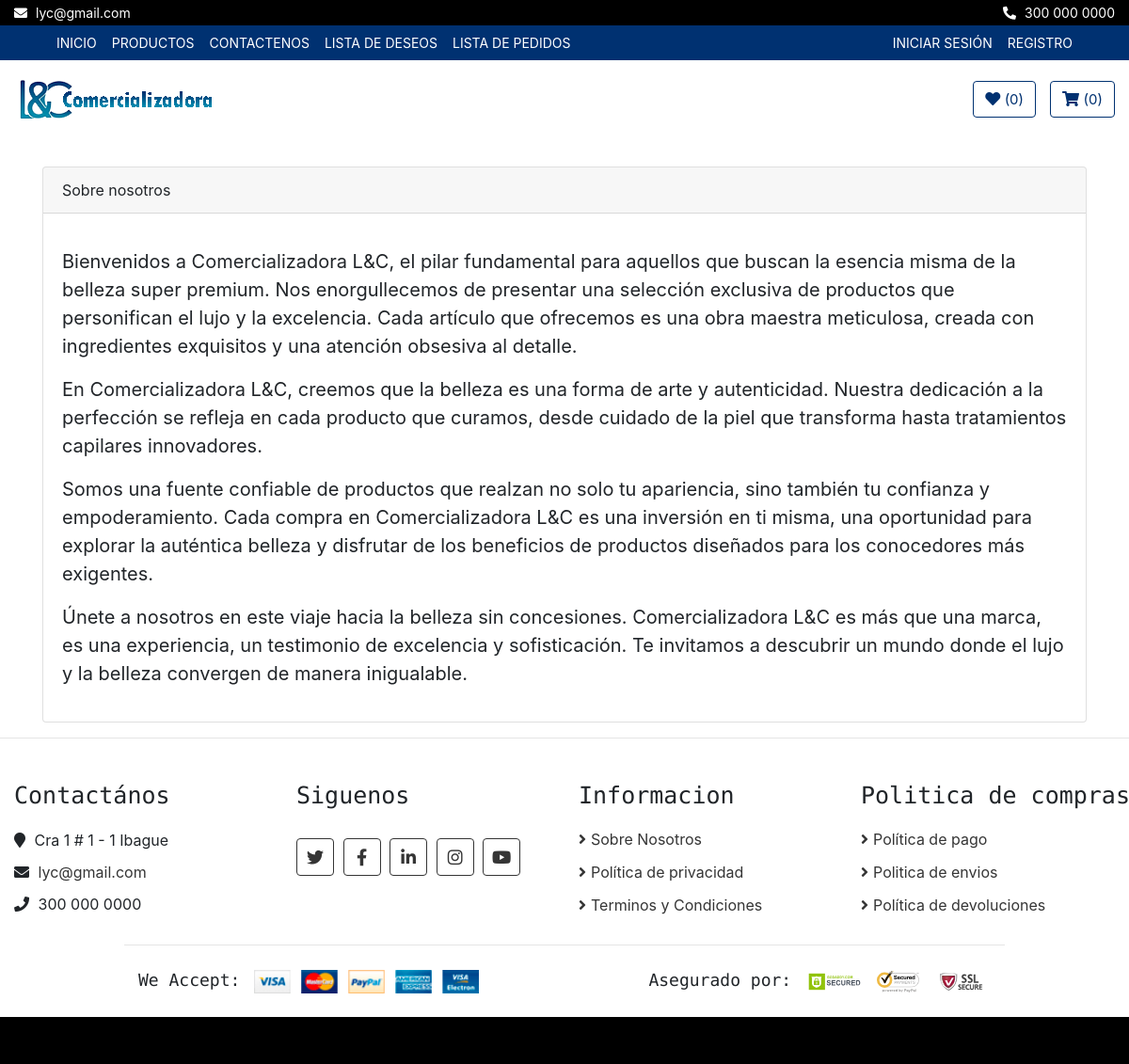
/politicas/sobre-nosotros/, run on the app's committed database.
### politicas/models.py (models this page shows, shortened)
class CorreoEmpresa(models.Model):
    direccion = models.CharField(max_length=100)
    correo = models.EmailField(unique=True)
    telefono = models.CharField(max_length=20)

class Acercade(models.Model):
    titulo = models.CharField(max_length=50)
    contenido = RichTextField()

### politicas/views.py (the view)
# urls.py: path('sobre-nosotros/', views.aboutme, name='sobre-nosotros'),
def aboutme(request):
    sobrenosotros = Acercade.objects.all()
    context = {'sobrenosotros': sobrenosotros}
    return render(request, 'politicas/sobre_nosotros.html', context)

### core/context_processors.py (called while the page is built)
def correo_empresa(request):
    correo_empresa = CorreoEmpresa.objects.first()
    return {'correo_empresa': correo_empresa}

### politicas/templates/politicas/sobre_nosotros.html (shortened to what this page needs)
{% extends 'core/base.html' %}
{% load static %}
{% block content %}
    <div class="container">
        <div class="card">
            {% for sobrenosotro in sobrenosotros %}
                <div class="card-header">{{ sobrenosotro.titulo }}</div>
                <div class="card-body">
                    <blockquote class="blockquote mb-0">
                        <p>{{ sobrenosotro.contenido | safe }}</p>
                    </blockquote>
                </div>
            {% endfor %}
        </div>
    </div>
{% endblock %}

### core/templates/core/base.html (shortened to what this page needs)
<!DOCTYPE html>
<html lang="es">
<head>
  {% load static %}
  <link rel="stylesheet" href="https://cdnjs.cloudflare.com/ajax/libs/font-awesome/5.15.3/css/all.min.css">
  <link href="https://stackpath.bootstrapcdn.com/bootstrap/4.4.1/css/bootstrap.min.css" rel="stylesheet" />
  <link href="https://cdnjs.cloudflare.com/ajax/libs/font-awesome/5.10.0/css/all.min.css" rel="stylesheet" />
  <link href="{% static 'core/css/mainstyle.css' %}" rel="stylesheet" />
  <link rel="stylesheet" href="{% static 'lib/slick/slick.css' %}" type="text/css">
  <link rel="stylesheet" href="{% static 'lib/slick/slick-theme.css' %}" type="text/css">
<link href="https://stackpath.bootstrapcdn.com/bootstrap/4.5.2/css/bootstrap.min.css" rel="stylesheet">
</head>
  <body>
    <div class="top-bar">
      <div class="container-fluid">
        <div class="row">
          <div class="col-sm-6">
            <i class="fa fa-envelope"></i>
            {{ correo_empresa.correo }}
          </div>
          <div class="col-sm-6">
            <i class="fa fa-phone-alt"></i>
            {{ correo_empresa.telefono }}
          </div>
        </div>
      </div>
    </div>
    <div class="nav">
      <div class="container-fluid">
        <nav class="navbar navbar-expand-md bg-dark navbar-dark">
          <div class="collapse navbar-collapse justify-content-between" id="navbarCollapse">
            <div class="navbar-nav mr-auto">
              <a href="{% url 'home' %}" class="nav-item nav-link">Inicio</a>
              <a href="{% url 'product_list' %}" class="nav-item nav-link">Productos</a>
              <a href="{% url 'contact' %}" class="nav-item nav-link">Contactenos</a>
              <a href="{% url 'wishlist' %}" class="nav-item nav-link">Lista de Deseos</a>
              <a href="{% url 'pedidos_view' %}" class="nav-item nav-link">Lista de Pedidos</a>
            </div>
            <div class="navbar-nav ml-auto">
              {% if not request.user.is_authenticated %}
                <li class="nav-item">
                  <a class="nav-link" href="{% url 'login' %}">Iniciar sesión</a>
                </li>
                <li class="nav-item">
                  <a class="nav-link" href="{% url 'signup' %}">Registro</a>
                </li>
              {% endif %}
            </div>
          </div>
        </nav>
      </div>
    </div>
    <header class="masthead">
      <div class="bottom-bar">
        <div class="container-fluid">
          <div class="row align-items-center">
            <div class="col-md-9">
              <div class="logo">
                <a href="{% url 'home' %}">
                  <img src="/static/core/img/logo.png" alt="Logo" />
                </a>
              </div>
            </div>
            <div class="col-md-3">
              <div class="user">
                  {% if user.is_authenticated %}
                  <a href="{% url 'wishlist' %}" class="btn wishlist">
                      <i class="fa fa-heart"></i>
                      <span>({{ request.session.wishlist|length }})</span>
                  </a>
                  <a href="{% url 'cart' %}" class="btn cart" id="cart">
                      <i class="fa fa-shopping-cart"></i>
                      <span>({{ request.session.cart|length }})</span>
                  </a>
                  {% else %}
                  <a href="{% url 'login' %}" class="btn wishlist" id="wishlist">
                      <i class="fa fa-heart"></i>
                      <span>({{ request.session.wishlist|length }})</span>
                  </a>
                  <a href="{% url 'login' %}" class="btn cart">
                      <i class="fa fa-shopping-cart"></i>
                      <span>({{ request.session.cart|length }})</span>
                  </a>
                  {% endif %}
              </div>
          </div>
          </div>
        </div>
      </div>
    </header>
    {% block content%}
    {% endblock%}
    {% if request.path != "/" %}
    <hr />
    {% endif %}
    <div class="footer_container">
      <div class="footer">
        <div class="container-fluid">
          <div class="row">
            <div class="col-lg-3 col-md-6">
              <div class="footer-widget">
                <h2>Contactános</h2>
                <div class="contact-info">
                  <p>
                    <i class="fa fa-map-marker"></i> {{ correo_empresa.direccion }}
                  </p>
                  <p>
                    <i class="fa fa-envelope"></i>
                    <a href="mailto:{{ correo_empresa.correo }}" target="_blank"
                      style="color: #353535; text-decoration: none;">{{ correo_empresa.correo }}</a>
                  </p>
                  <p><i class="fa fa-phone"></i> {{ correo_empresa.telefono }}</p>
                </div>
              </div>
            </div>
            <div class="col-lg-3 col-md-6">
              <div class="footer-widget">
                <h2>Siguenos</h2>
                <div class="contact-info">
                  <div class="social">
                    <a href="https://twitter.com/" target="_blank"><i class="fab fa-twitter"></i></a>
                    <a href="https://www.facebook.com/" target="_blank"><i class="fab fa-facebook-f"></i></a>
                    <a href="https://www.linkedin.com/" target="_blank"><i class="fab fa-linkedin-in"></i></a>
                    <a href="https://www.instagram.com/" target="_blank"><i class="fab fa-instagram"></i></a>
                    <a href="https://youtu.be/E_xaxzYjc7I" target="_blank"><i class="fab fa-youtube"></i></a>
                  </div>
                </div>
              </div>
            </div>
            <div class="col-lg-3 col-md-6">
              <div class="footer-widget">
                <h2>Informacion</h2>
                <ul>
                  <li><a href="{% url 'sobre-nosotros' %}">Sobre Nosotros</a></li>
                  <li><a href="{% url 'politica-privacidad' %}">Política de privacidad</a></li>
                  <li><a href="{% url 'terminos-condiciones' %}">Terminos y Condiciones</a></li>
                </ul>
              </div>
            </div>
            <div class="col-lg-3 col-md-6">
              <div class="footer-widget">
                <h2>Politica de compras</h2>
                <ul>
                  <li><a href="{% url 'politica-pagos' %}">Política de pago</a></li>
                  <li><a href="{% url 'politica-envios' %}">Politica de envios</a></li>
                  <li><a href="{% url 'politica-devoluciones' %}">Política de devoluciones</a></li>
                </ul>
              </div>
            </div>
          </div>
          <div class="row payment align-items-center">
            <div class="col-md-6">
              <div class="payment-method">
                <h2>We Accept:</h2>
                <img src="{% static 'core/img/payment-method.png' %}" alt="Payment Method" />
              </div>
            </div>
            <div class="col-md-6">
              <div class="payment-security">
                <h2>Asegurado por:</h2>
                <img src="{% static 'core/img/godaddy.svg' %}" alt="Payment Security" />
                <img src="{% static 'core/img/norton.svg' %}" alt="Payment Security" />
                <img src="{% static 'core/img/ssl.svg' %}" alt="Payment Security" />
              </div>
            </div>
          </div>
        </div>
      </div>
      <div class="footer-bottom">
      </div>
    </div>
  </body>
</html>

### core/static/core/css/mainstyle.css (style rules this page uses)
body { color: #353535; font-family: 'Open Sans', sans-serif; font-weight: 400; background: #f3f6ff; }
a { color: #003171; }
h2 { font-family: 'Source Code Pro', monospace; font-weight: 700; }
@media (min-width: 992px) { .container-fluid { padding-right: 60px; padding-left: 60px; } }
.btn { color: #003171; background: #ffffff; }
.top-bar { padding: 3px 0; font-size: 14px; color: #ffffff; background: #000000; }
.top-bar i { margin-right: 5px; }
.top-bar .col-sm-6:first-child { text-align: left; }
.top-bar .col-sm-6:last-child { text-align: right; }
.nav { position: relative; }
@media (min-width: 992px) { .nav .container-fluid { padding-left: 52px; padding-right: 52px; } }
.nav .navbar { height: 100%; padding: 0; }
@media (min-width: 768px) { .nav, .nav .navbar { background: #003171 !important; } }
@media (min-width: 768px) { .nav .navbar-dark a.nav-link { color: #ffffff; font-size: 14px; text-transform: uppercase; } }
.bottom-bar { padding: 15px 0; background: #ffffff; margin-bottom: 30px; }
.bottom-bar .logo { text-align: left; overflow: hidden; }
.bottom-bar .logo a img { max-height: 60px; }
.bottom-bar .user { font-size: 0; text-align: right; }
.bottom-bar .user .wishlist { margin-right: 15px; }
.bottom-bar .user .cart i, .bottom-bar .user .wishlist i { color: #003171; }
.bottom-bar .user .cart span, .bottom-bar .user .wishlist span { color: #003171; font-size: 15px; }
@media (min-width: 768px) { .bottom-bar { max-height: 90px; } }
.footer { position: relative; padding: 30px 0 0 0; background: #ffffff; }
.footer .footer-widget { position: relative; width: 100%; margin-bottom: 30px; }
.footer .footer-widget h2 { font-size: 25px; white-space: nowrap; margin-bottom: 20px; }
.footer .footer-widget ul { margin: 0; padding: 0; list-style: none; }
.footer .footer-widget ul li { margin-bottom: 12px; }
.footer .footer-widget ul li:last-child { margin-bottom: 0; }
.footer .footer-widget ul li a { color: #353535; white-space: nowrap; display: block; line-height: 23px; transition: all .3s; }
.footer .footer-widget ul li a::before { content: '\f105'; font-family: 'Font Awesome 5 Free'; font-weight: 900; padding-right: 5px; }
.footer .contact-info p { margin-bottom: 10px; font-size: 16px; }
.footer .contact-info p i { margin-right: 5px; }
.footer .social { position: relative; width: 100%; }
.footer .social a { display: inline-block; margin: 10px 5px 0 0; width: 40px; height: 40px; padding: 6px 0; text-align: center; font-size: 18px; color: #353535; border: 1px solid #353535; border-radius: 4px; transition: all .3s; }
.footer .payment { padding-top: 25px; padding-bottom: 25px; border-top: 1px solid rgba(0,0,0,.1); }
@media (min-width: 992px) { .footer .payment { max-width: 80%; margin: 0 auto; } }
.footer .payment-method, .footer .payment-security { overflow: hidden; }
.footer .payment-method { text-align: left; }
.footer .payment-security { text-align: right; }
.footer .payment-method h2, .footer .payment-security h2 { display: inline-block; margin: 0 10px 0 0; font-size: 18px; font-weight: 400; line-height: 22px; }
.footer .payment-method img, .footer .payment-security img { height: 25px; }
.footer-bottom { position: relative; padding: 25px 0; background: #000000; }

### core/templates/core/base.html (style rules this page uses)
.cart { color: #003171; background: #ffffff; border-color: #003171; }
.wishlist { color: #003171; background: #ffffff; border-color: #003171; }

### data on the page
CorreoEmpresa: correo "lyc@gmail.com", telefono "300 000 0000", direccion "Cra 1 # 1 - 1 Ibague"
Acercade: titulo "Sobre nosotros", contenido "Bienvenidos a Comercializadora L&C, el pilar fundamental para aquellos que buscan la esencia misma de la belleza super premium. Nos enorgullecemos de presentar una selección exclusiva de productos que personifican el lujo y la excelencia. Cada artículo que ofrecemos es una obra maestra meticulosa, creada con ingredientes exquisitos y una atención obsesiva al detalle. En Comercializadora L&C, creemos que la belleza es una forma de arte y autenticidad. Nuestra dedicación a la perfección se refleja en cada producto que curamos, desde cuidado de la piel que transforma hasta tratamientos capilares innovadores. Somos una fuente confiable de productos que realzan no solo tu apariencia, sino…"

### other printed values
{{ request.session.wishlist|length }} "0"
{{ request.session.cart|length }} "0"
